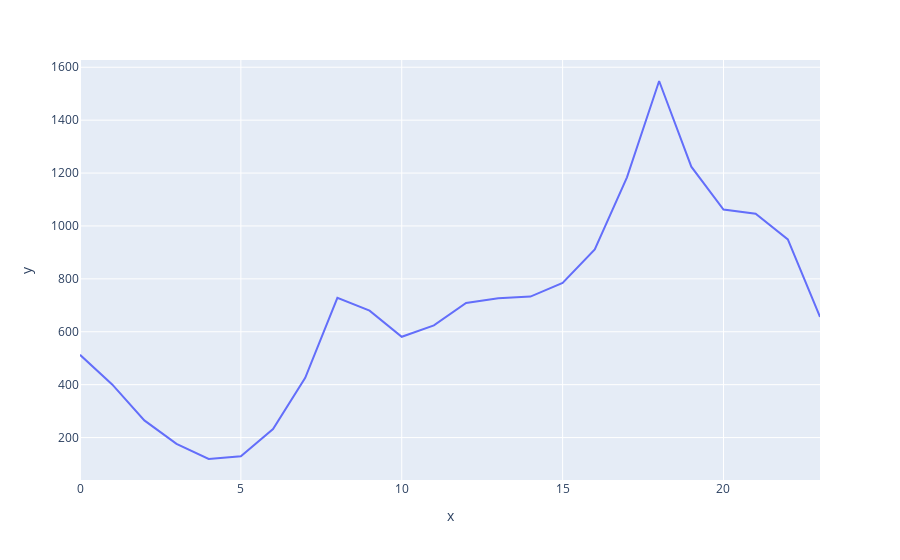
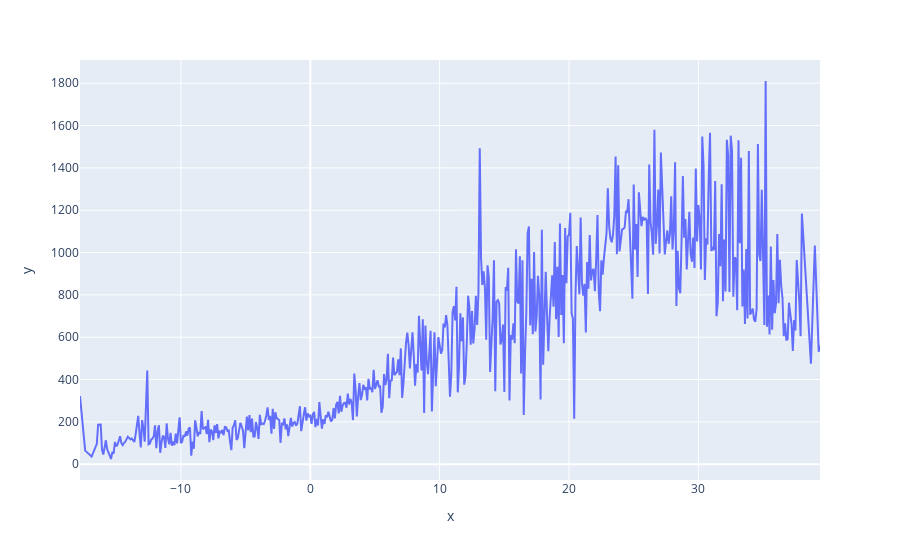
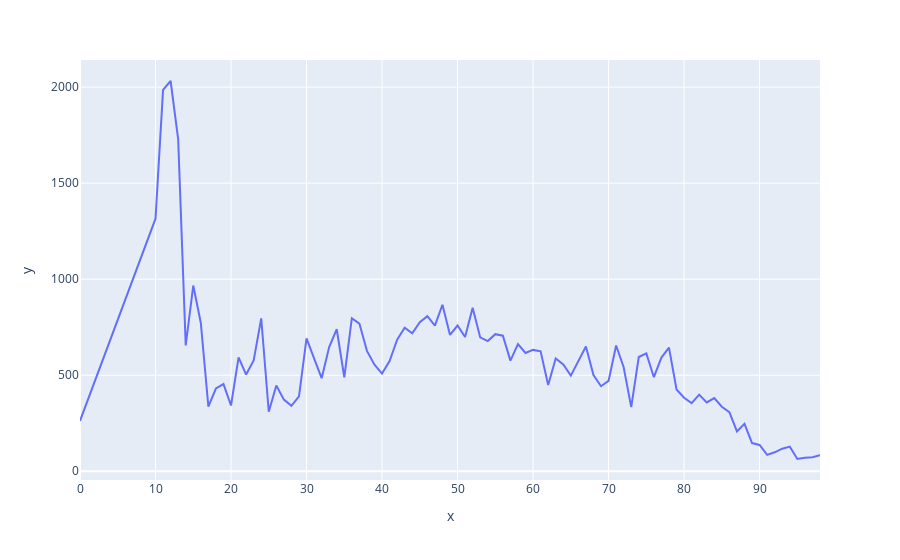
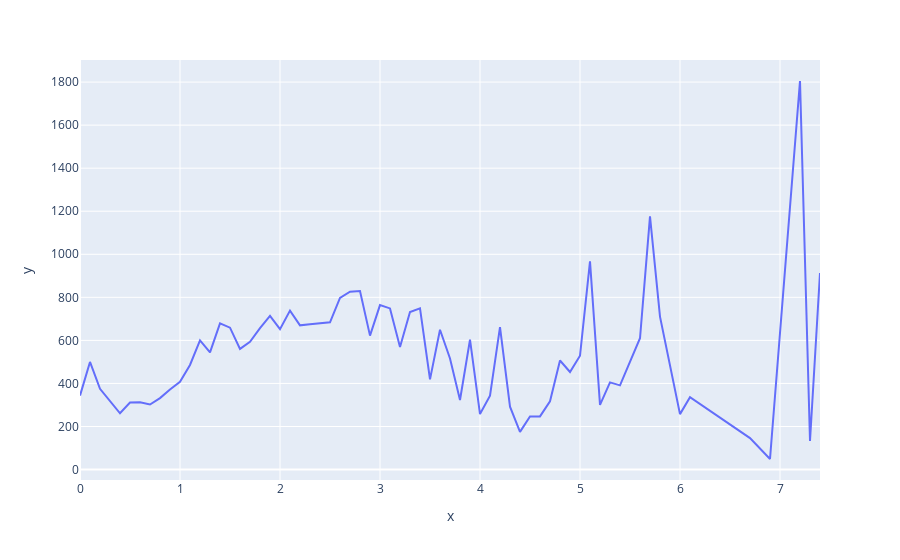

Notebook cell for these charts, in order:
### Code cell
for cols in data_frame.columns:
    if data_frame[cols].dtype!='O':
        if cols!='Rented Bike Count':
            num_tar_rel(cols)
            print('------------------------------------------------------------------------------------------')

### Figure 1 — Plotly figure (JSON) as saved in the notebook; plotly's stock layout.template omitted (floating-point values rounded to 4 significant figures)
{"data": [{"hovertemplate": "x=%{x}<br>y=%{y}<extra></extra>", "legendgroup": "", "line": {"color": "#636efa", "dash": "solid"}, "marker": {"symbol": "circle"}, "mode": "lines", "name": "", "orientation": "v", "showlegend": false, "type": "scatter", "x": [0, 1, 2, 3, 4, 5, 6, 7, 8, 9, 10, 11, 12, 13, 14, 15, 16, 17, 18, 19, 20, 21, 22, 23], "xaxis": "x", "y": [513, 401, 265, 176, 119, 129, 232, 426, 728, 680, 581, 624, 709, 727, 733, 785, 911, 1184, 1548, 1224, 1062, 1046, 949, 656], "yaxis": "y"}], "layout": {"legend": {"tracegroupgap": 0}, "margin": {"t": 60}, "xaxis": {"anchor": "y", "domain": [0, 1], "title": {"text": "x"}}, "yaxis": {"anchor": "x", "domain": [0, 1], "title": {"text": "y"}}}}

### Figure 2 — Plotly figure (JSON) as saved in the notebook; plotly's stock layout.template omitted (floating-point values rounded to 4 significant figures; data arrays with more than 128 entries replaced by an {"elided": "..."} marker saying what was removed)
{"data": [{"hovertemplate": "x=%{x}<br>y=%{y}<extra></extra>", "legendgroup": "", "line": {"color": "#636efa", "dash": "solid"}, "marker": {"symbol": "circle"}, "mode": "lines", "name": "", "orientation": "v", "showlegend": false, "type": "scatter", "x": {"elided": "546 float values"}, "xaxis": "x", "y": {"elided": "546 float values"}, "yaxis": "y"}], "layout": {"legend": {"tracegroupgap": 0}, "margin": {"t": 60}, "xaxis": {"anchor": "y", "domain": [0, 1], "title": {"text": "x"}}, "yaxis": {"anchor": "x", "domain": [0, 1], "title": {"text": "y"}}}}

### Figure 3 — Plotly figure (JSON) as saved in the notebook; plotly's stock layout.template omitted (floating-point values rounded to 4 significant figures)
{"data": [{"hovertemplate": "x=%{x}<br>y=%{y}<extra></extra>", "legendgroup": "", "line": {"color": "#636efa", "dash": "solid"}, "marker": {"symbol": "circle"}, "mode": "lines", "name": "", "orientation": "v", "showlegend": false, "type": "scatter", "x": [0, 10, 11, 12, 13, 14, 15, 16, 17, 18, 19, 20, 21, 22, 23, 24, 25, 26, 27, 28, 29, 30, 31, 32, 33, 34, 35, 36, 37, 38, 39, 40, 41, 42, 43, 44, 45, 46, 47, 48, 49, 50, 51, 52, 53, 54, 55, 56, 57, 58, 59, 60, 61, 62, 63, 64, 65, 66, 67, 68, 69, 70, 71, 72, 73, 74, 75, 76, 77, 78, 79, 80, 81, 82, 83, 84, 85, 86, 87, 88, 89, 90, 91, 92, 93, 94, 95, 96, 97, 98], "xaxis": "x", "y": [262, 1315, 1986, 2032, 1730, 655, 967, 772, 337, 431, 454, 342.5, 593, 503.5, 577.5, 796, 310, 447, 373, 341, 390, 691.5, 588, 485, 647, 739.5, 489.5, 797, 769, 627, 555, 509, 574, 685, 747.5, 718, 776, 808, 758, 867, 710, 759, 699, 851, 697, 678, 714, 706, 576, 662, 616, 632, 624.5, 449.5, 587, 556, 498, 575.5, 650, 501, 443, 470.5, 655, 542, 334, 595, 613.5, 490, 592, 644, 426, 383, 355, 399, 358.5, 381, 336, 308, 207.5, 247, 147, 137, 85.5, 99, 117.5, 128.5, 64, 71, 73, 83.5], "yaxis": "y"}], "layout": {"legend": {"tracegroupgap": 0}, "margin": {"t": 60}, "xaxis": {"anchor": "y", "domain": [0, 1], "title": {"text": "x"}}, "yaxis": {"anchor": "x", "domain": [0, 1], "title": {"text": "y"}}}}

### Figure 4 — Plotly figure (JSON) as saved in the notebook; plotly's stock layout.template omitted (floating-point values rounded to 4 significant figures)
{"data": [{"hovertemplate": "x=%{x}<br>y=%{y}<extra></extra>", "legendgroup": "", "line": {"color": "#636efa", "dash": "solid"}, "marker": {"symbol": "circle"}, "mode": "lines", "name": "", "orientation": "v", "showlegend": false, "type": "scatter", "x": [0, 0.1, 0.2, 0.3, 0.4, 0.5, 0.6, 0.7, 0.8, 0.9, 1, 1.1, 1.2, 1.3, 1.4, 1.5, 1.6, 1.7, 1.8, 1.9, 2, 2.1, 2.2, 2.3, 2.4, 2.5, 2.6, 2.7, 2.8, 2.9, 3, 3.1, 3.2, 3.3, 3.4, 3.5, 3.6, 3.7, 3.8, 3.9, 4, 4.1, 4.2, 4.3, 4.4, 4.5, 4.6, 4.7, 4.8, 4.9, 5, 5.1, 5.2, 5.3, 5.4, 5.6, 5.7, 5.8, 6, 6.1, 6.7, 6.9, 7.2, 7.3, 7.4], "xaxis": "x", "y": [343.5, 500, 375, 318, 261.5, 311.5, 313, 302, 332, 372, 407.5, 486, 600, 544.5, 679, 659, 560.5, 593, 657, 714, 652, 738.5, 670, 675, 678, 684, 797, 826, 829, 622, 764, 748.5, 569.5, 732, 749, 419, 649.5, 516, 323, 603, 258, 343, 662, 292, 175, 247, 247, 317, 506.5, 453, 529, 967, 300.5, 405, 391, 610, 1176, 710.5, 257.5, 336, 146, 49, 1805, 133, 913], "yaxis": "y"}], "layout": {"legend": {"tracegroupgap": 0}, "margin": {"t": 60}, "xaxis": {"anchor": "y", "domain": [0, 1], "title": {"text": "x"}}, "yaxis": {"anchor": "x", "domain": [0, 1], "title": {"text": "y"}}}}
